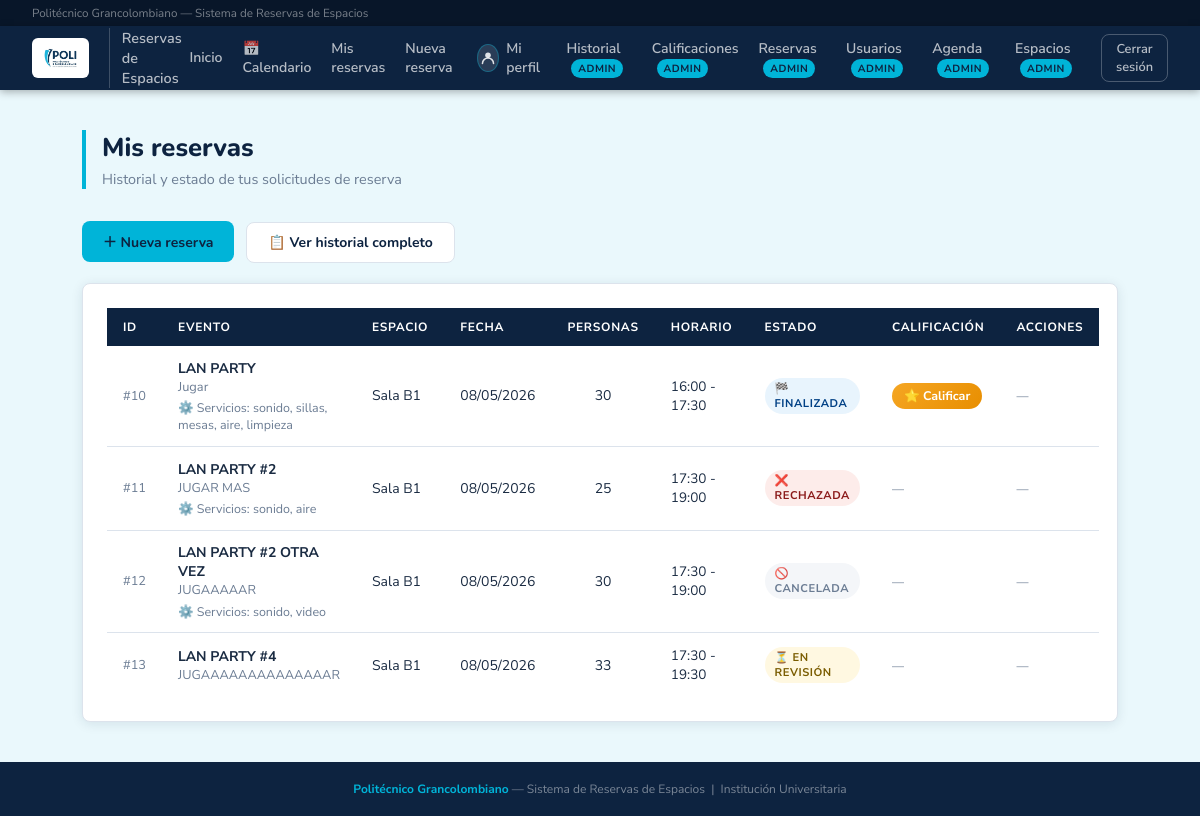
The app's page /reservas (signed in), older data.
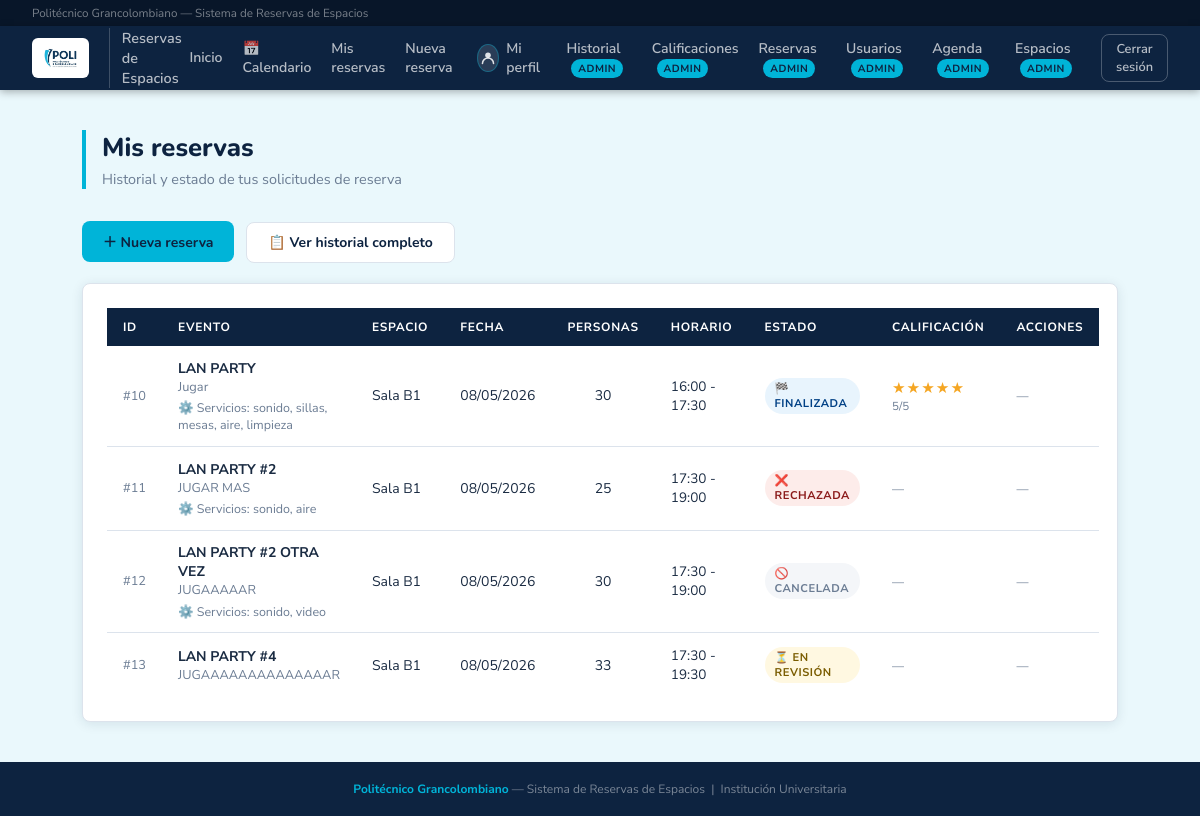
The same page, newer data.
### database.py (models this page shows, shortened)
class Reserva(Base):
    __tablename__ = "reserva"
    id            = Column(Integer, primary_key=True, autoincrement=True)
    cant_personas = Column(Integer, nullable=False)
    tipo_evento   = Column(String,  nullable=False)
    finalidad     = Column(String,  nullable=True)
    indumentaria          = Column(String, nullable=True)
    servicios_adicionales = Column(String, nullable=True)  # RF-11: sonido, video, sillas, etc.
    justificacion_rechazo = Column(String, nullable=True)  # Razón del rechazo (obligatoria al rechazar)
    fecha        = Column(Date,     nullable=False)
    hora_inicio  = Column(Time,     nullable=False)
    hora_fin     = Column(Time,     nullable=False)
    estado       = Column(String,   nullable=False, default="pendiente")
    usuario_id   = Column(Integer, ForeignKey("usuario.id"), nullable=False)
    usuario            = relationship("Usuario",               back_populates="reservas")
    espacios           = relationship("Espacio",               secondary=reserva_espacio, back_populates="reservas")
    calificacion       = relationship("Calificacion",          back_populates="reserva", uselist=False)
    personas_externas  = relationship("PersonaExternaReserva", back_populates="reserva",
                                      cascade="all, delete-orphan")

class Espacio(Base):
    __tablename__ = "espacio"
    id        = Column(Integer, primary_key=True, autoincrement=True)
    nombre    = Column(String,  nullable=False)
    capacidad = Column(Integer, nullable=False)
    costo_externo = Column(Numeric(12, 2), nullable=True)
    reservas  = relationship("Reserva", secondary=reserva_espacio, back_populates="espacios")

class Calificacion(Base):
    __tablename__ = "calificacion"
    id         = Column(Integer, primary_key=True, autoincrement=True)
    puntuacion = Column(Integer, nullable=False)   # 1 a 5 estrellas
    comentario = Column(String,  nullable=True)
    fecha      = Column(Date,    nullable=False)
    respuesta_admin = Column(String, nullable=True)
    reserva_id = Column(Integer, ForeignKey("reserva.id"), unique=True, nullable=False)
    reserva    = relationship("Reserva", back_populates="calificacion")

### app.py (the view)
@app.route("/reservas")
@requiere_login
def mis_reservas():
    u        = usuario_logueado()
    reservas = db.query(Reserva).filter_by(usuario_id=u.id)\
                 .order_by(Reserva.fecha.desc()).all()
    ahora = datetime.now()
    finalizadas_ids = {r.id for r in reservas if reserva_ha_finalizado(r)}
    return render_template("mis_reservas.html", usuario=u, reservas=reservas,
                           ahora=ahora, finalizadas_ids=finalizadas_ids)

### app.py (called while the page is built)
@app.after_request
def agregar_headers_no_cache(response):
    response.headers["Cache-Control"] = "no-store, no-cache, must-revalidate, max-age=0, post-check=0, pre-check=0"
    response.headers["Pragma"] = "no-cache"
    response.headers["Expires"] = "-1"
    return response

@app.before_request
def limpiar_sesion_al_iniciar():
    if not app.config.get("SESION_LIMPIADA"):
        session.clear()
        app.config["SESION_LIMPIADA"] = True
        _cargar_espacios_predefinidos()

def reserva_ha_finalizado(reserva):
    return datetime.now() > datetime.combine(reserva.fecha, reserva.hora_fin)

def usuario_logueado():
    uid = session.get("usuario_id")
    if uid:
        return db.get(Usuario, uid)
    return None

def requiere_login(f):
    from functools import wraps
    @wraps(f)
    def wrapper(*args, **kwargs):
        if not usuario_logueado():
            flash("Debes iniciar sesión primero.", "warning")
            return redirect(url_for("login"))
        return f(*args, **kwargs)
    return wrapper

### templates/mis_reservas.html (shortened to what this page needs)
{% extends "base.html" %}
{% block content %}
<div class="page-header">
  <h1>Mis reservas</h1>
  <p>Historial y estado de tus solicitudes de reserva</p>
</div>
<div style="margin-bottom:1.25rem;">
  <a href="{{ url_for('reserva_nueva') }}" class="btn btn-primary">＋ Nueva reserva</a>
  <a href="{{ url_for('historial_reservas') }}" class="btn btn-secondary" style="margin-left:.5rem;">📋 Ver historial completo</a>
</div>
{% if reservas %}
<div class="card">
  <table>
    <thead>
      <tr>
        <th>ID</th>
        <th>Evento</th>
        <th>Espacio</th>
        <th>Fecha</th>
        <th>Personas</th>
        <th>Horario</th>
        <th>Estado</th>
        <th>Calificación</th>
        <th>Acciones</th>
      </tr>
    </thead>
    <tbody>
      {% for r in reservas %}
      {% set ya_finalizo = r.id in finalizadas_ids %}
      <tr>
        <td style="color:var(--muted); font-size:.8rem;">#{{ r.id }}</td>
        <td>
          <strong>{{ r.tipo_evento }}</strong>
          <div style="font-size:.8rem; color:var(--muted);">{{ r.finalidad }}</div>
          {% if r.servicios_adicionales %}
          <div style="font-size:.78rem; color:var(--muted); margin-top:.2rem;">⚙️ Servicios: {{ r.servicios_adicionales }}</div>
          {% endif %}
        </td>
        <td>{{ r.espacios[0].nombre if r.espacios else '—' }}</td>
        <td>{{ r.fecha.strftime('%d/%m/%Y') }}</td>
        <td style="text-align:center;">{{ r.cant_personas }}</td>
        <td style="font-size:.85rem;">{{ r.hora_inicio.strftime('%H:%M') }} - {{ r.hora_fin.strftime('%H:%M') }}</td>
        <td>
          {% if r.estado == 'pendiente' %}
            <span class="pill" style="background:#fff8e1; color:#7a5c00;">⏳ En revisión</span>
          {% elif r.estado == 'aprobada' %}
            {% if ya_finalizo %}
              <span class="pill" style="background:#e8f4fd; color:#004085;">🏁 Finalizada</span>
            {% else %}
              <span class="pill" style="background:#eaf7ee; color:#1a6630;">✅ Confirmada</span>
            {% endif %}
          {% elif r.estado == 'rechazada' %}
            <span class="pill" style="background:#fdecea; color:#8b1a1a;">❌ Rechazada</span>
          {% elif r.estado == 'cancelada' %}
            <span class="pill" style="background:#f4f6f9; color:var(--muted);">🚫 Cancelada</span>
          {% endif %}
        </td>
        <td style="min-width:110px;">
          {% if r.calificacion %}
            <div style="color:#f5a623; font-size:.95rem; letter-spacing:1px;">
              {% for i in range(1,6) %}{{ '★' if i <= r.calificacion.puntuacion else '☆' }}{% endfor %}
            </div>
            <div style="font-size:.72rem; color:var(--muted);">{{ r.calificacion.puntuacion }}/5</div>
          {% elif ya_finalizo and r.estado == 'aprobada' %}
            <a href="{{ url_for('calificar_reserva', rid=r.id) }}"
               style="background:linear-gradient(135deg,#f5a623,#e88e00); color:#fff; border:none;
                      font-size:.78rem; padding:.3rem .75rem; border-radius:20px; font-weight:700;
                      cursor:pointer; text-decoration:none; display:inline-flex; align-items:center; gap:.3rem;">
              ⭐ Calificar
            </a>
          {% else %}
            <span style="font-size:.75rem; color:var(--muted);">—</span>
          {% endif %}
        </td>
        <td>
          {% if not ya_finalizo and r.estado in ['pendiente', 'aprobada'] %}
          <div style="display:flex; gap:.4rem; flex-wrap:wrap;">
            {% if r.estado == 'pendiente' %}
            <a href="{{ url_for('modificar_reserva', rid=r.id) }}" class="btn btn-secondary btn-sm">✏️ Modificar</a>
            {% endif %}
            <form method="POST" action="{{ url_for('cancelar_reserva', rid=r.id) }}" onsubmit="return confirm('¿Seguro que deseas cancelar?')">
              <button type="submit" class="btn btn-danger btn-sm">🚫 Cancelar</button>
            </form>
          </div>
          {% elif ya_finalizo %}
            <span style="font-size:.75rem; color:var(--muted);">—</span>
          {% endif %}
        </td>
      </tr>
      {% endfor %}
    </tbody>
  </table>
</div>
{% else %}
<div class="card" style="text-align:center; padding:3rem;">
  <div style="font-size:2.5rem; margin-bottom:1rem;">📋</div>
  <p style="color:var(--muted);">No tienes reservas aún.</p>
  <a href="{{ url_for('reserva_nueva') }}" class="btn btn-primary" style="margin-top:1rem;">Solicitar primera reserva</a>
</div>
{% endif %}
{% endblock %}

### templates/base.html (shortened to what this page needs)
<!DOCTYPE html>
<html lang="es">
<head>
</head>
<body>
{% if session.usuario_id %}
<div class="topbar">
  <span>Politécnico Grancolombiano — Sistema de Reservas de Espacios</span>
</div>
<nav>
  <div class="nav-brand">
    <div class="nav-logo-wrap"><img class="nav-logo-img" src="{{ url_for('static', filename='img/logo_poli.png') }}" alt="Poli"/></div>
    <span class="nav-title">Reservas de Espacios</span>
  </div>
  <div class="nav-links">
    <a href="{{ url_for('dashboard') }}">Inicio</a>
    <a href="{{ url_for('calendario') }}">📅 Calendario</a>
    <a href="{{ url_for('mis_reservas') }}">Mis reservas</a>
    <a href="{{ url_for('reserva_nueva') }}">Nueva reserva</a>
    <a href="{{ url_for('perfil') }}" style="display:flex; align-items:center; gap:.45rem; font-size:.875rem; color:rgba(255,255,255,.7); transition:color .2s; font-weight:600; text-decoration:none;" onmouseover="this.style.color='var(--cyan)'" onmouseout="this.style.color='rgba(255,255,255,.7)'">
      <span style="display:inline-flex; align-items:center; justify-content:center; width:28px; height:28px; border-radius:50%; background:rgba(255,255,255,.12); border:1.5px solid rgba(0,180,216,.35);">
        <svg width="16" height="16" viewBox="0 0 52 52" fill="none">
          <circle cx="26" cy="17" r="9" fill="rgba(255,255,255,0.85)"/>
          <path d="M8 44c0-9.941 8.059-18 18-18s18 8.059 18 18" stroke="rgba(255,255,255,0.85)" stroke-width="5" stroke-linecap="round"/>
        </svg>
      </span>
      Mi perfil
    </a>
    {% if usuario and usuario.rol == 'admin' %}
      <a href="{{ url_for('admin_historial') }}">Historial <span class="nav-badge">Admin</span></a>
      <a href="{{ url_for('admin_calificaciones') }}">Calificaciones <span class="nav-badge">Admin</span></a>
      <a href="{{ url_for('admin_reservas') }}">Reservas <span class="nav-badge">Admin</span></a>
      <a href="{{ url_for('admin_usuarios') }}">Usuarios <span class="nav-badge">Admin</span></a>
      <a href="{{ url_for('admin_agenda') }}">Agenda <span class="nav-badge">Admin</span></a>
      <a href="{{ url_for('admin_espacios') }}">Espacios <span class="nav-badge">Admin</span></a>
    {% endif %}
    <a href="{{ url_for('logout') }}"><button class="btn-logout">Cerrar sesión</button></a>
  </div>
</nav>
{% endif %}
<main class="page">
  {% block content %}{% endblock %}
</main>
<footer>
  <strong>Politécnico Grancolombiano</strong> — Sistema de Reservas de Espacios &nbsp;|&nbsp; Institución Universitaria
</footer>
</body>
</html>

### templates/base.html (style rules this page uses)
:root { --navy: #0d2340; --navy-dark: #081629; --navy-mid: #123060; --cyan: #00b4d8; --cyan-dark: #0096b4; --cyan-light:#e0f7fc; --white: #ffffff; --gray-bg: #eaf8fc; --border: #dce3ec; --text: #1a2b42; --muted: #6b7c93; --success: #28a745; --danger: #dc3545; --warning: #e6a817; --radius: 8px; --shadow: 0 2px 12px rgba(13,35,64,.10); }
*, *::before, *::after { box-sizing: border-box; margin: 0; padding: 0; }
body { font-family: 'Nunito Sans', sans-serif; background: var(--gray-bg); color: var(--text); min-height: 100vh; display: flex; flex-direction: column; }
a { color: var(--cyan-dark); text-decoration: none; }
.topbar { background: var(--navy-dark); padding: .3rem 2rem; font-size: .73rem; color: rgba(255,255,255,.45); display: flex; justify-content: space-between; }
nav { background: var(--navy); padding: 0 2rem; height: 64px; display: flex; align-items: center; justify-content: space-between; box-shadow: 0 2px 8px rgba(0,0,0,.3); position: sticky; top: 0; z-index: 100; }
.nav-brand { display: flex; align-items: center; gap: .75rem; }
.nav-logo-wrap { background: white; border-radius: 6px; padding: 3px 8px; display:flex; align-items:center; }
.nav-logo-img { height: 34px; display:block; }
.nav-title { font-family: 'Nunito', sans-serif; font-size: .9rem; font-weight: 600; color: rgba(255,255,255,.7); border-left: 1px solid rgba(255,255,255,.2); padding-left: .75rem; margin-left: .5rem; }
.nav-links { display: flex; align-items: center; gap: 1.25rem; }
.nav-links a { font-size: .875rem; color: rgba(255,255,255,.7); transition: color .2s; font-weight: 600; }
.nav-badge { font-size: .65rem; font-weight: 700; background: var(--cyan); color: var(--navy); padding: 2px 7px; border-radius: 20px; margin-left: .3rem; text-transform: uppercase; letter-spacing: .05em; }
.btn-logout { background: transparent; border: 1px solid rgba(255,255,255,.25); color: rgba(255,255,255,.7); padding: 5px 14px; border-radius: var(--radius); font-size: .8rem; cursor: pointer; transition: all .2s; font-family: inherit; font-weight: 600; }
.page { flex: 1; padding: 2.5rem 2rem; max-width: 1100px; margin: 0 auto; width: 100%; }
.page-header { margin-bottom: 2rem; border-left: 4px solid var(--cyan); padding-left: 1rem; }
.page-header h1 { font-size: 1.6rem; font-weight: 800; font-family: 'Nunito', sans-serif; color: var(--navy); }
.page-header p { color: var(--muted); font-size: .9rem; margin-top: .3rem; }
.card { background: var(--white); border: 1px solid var(--border); border-radius: var(--radius); padding: 1.5rem; box-shadow: var(--shadow); }
.btn { display: inline-flex; align-items: center; gap: .4rem; padding: .6rem 1.3rem; border-radius: var(--radius); font-family: 'Nunito', sans-serif; font-size: .875rem; font-weight: 700; cursor: pointer; border: none; transition: all .18s; }
.btn-primary { background: var(--cyan); color: var(--navy); }
.btn-secondary { background: var(--white); color: var(--navy); border: 1.5px solid var(--border); }
table { width: 100%; border-collapse: collapse; font-size: .875rem; }
thead tr { background: var(--navy); }
th { text-align: left; padding: .7rem 1rem; font-size: .75rem; text-transform: uppercase; letter-spacing: .06em; color: var(--white); font-weight: 700; }
td { padding: .8rem 1rem; border-bottom: 1px solid var(--border); }
tr:last-child td { border-bottom: none; }
.pill { display: inline-block; font-size: .7rem; font-weight: 700; padding: 3px 10px; border-radius: 20px; text-transform: uppercase; letter-spacing: .05em; }
footer { background: var(--navy); color: rgba(255,255,255,.45); text-align: center; padding: 1.2rem; font-size: .75rem; }
footer strong { color: var(--cyan); }

Row changes from the older to the newer data that the page shows:
shown differently, row unchanged: Reserva "LAN PARTY": calificacion.puntuacion (not shown) → "5"; text "⭐ Calificar" → "/5"
added Calificacion: puntuacion "★" "★" "★" "★" "★"
